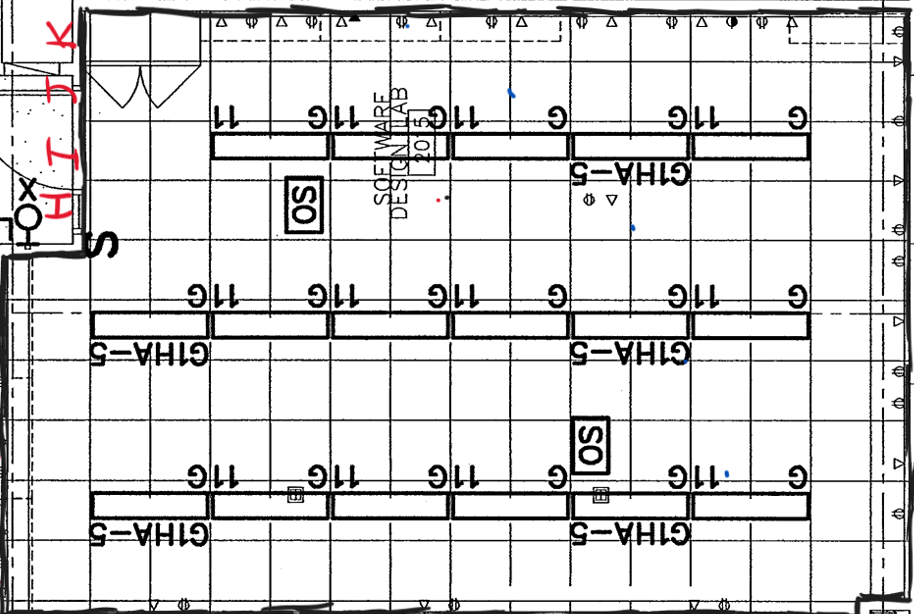
#> input picture Misc/PIR Demo/2015_Blueprint.png, 914 x 614 px, found by its file name
$ python 'Python Zone Overlay.py'
#> lines starting #> are read from the running program, lines starting #| are printed output that depends on the picture
# -*- coding: utf-8 -*-
"""
Created on Mon Jul 24 11:21:15 2023

@author: hyuga
"""

import matplotlib.pyplot as plt
from matplotlib.patches import Polygon
import matplotlib.image as mpimg

def plot_room_with_overlay(room_width, room_height, motion_zones, image_path):
#> called with room_width = 30, room_height = 20
    fig, ax = plt.subplots()

    # Load the image to overlay
    img = mpimg.imread(image_path)
#> img is the input picture: shape (614, 914, 4) float32; mean R, G, B, A 0.845, 0.843, 0.844, 1
    ax.imshow(img, extent=[0, room_width, 0, room_height], alpha=0.5)

    # [7 lines of commented-out code are left out]
    for zone, color in motion_zones:
        if isinstance(zone, Polygon):
            ax.add_patch(zone)
            zone.set_facecolor(color)
            zone.set_alpha(0.5)
        else:
            x, y, width, height = zone
            ax.add_patch(plt.Rectangle((x, y), width, height, color=color, alpha=0.5))

    ax.set_aspect('equal')
    plt.xlabel('X')
    plt.ylabel('Y')
    plt.title('Room Blueprint with Motion Detection Zones and Image Overlay')
    plt.grid(True)
    plt.show()
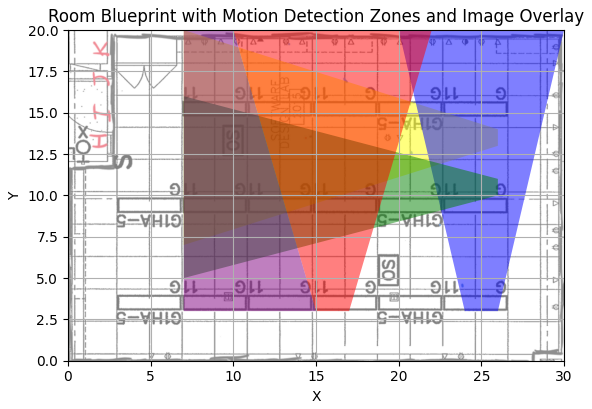
#> figure drawn by matplotlib, 1 panel

# Example usage:
if __name__ == "__main__":
    # Room blueprint dimensions
    room_width = 30
    room_height = 20

    # Motion detection zones defined as (shape, color)
    motion_zones = {
        (Polygon([(10, 20),(15, 3), (7, 3), (7, 20)], closed=True), 'purple'),  #Zone 1
        (Polygon([(17, 3),(15, 3), (10, 20), (22, 20)], closed=True), 'red'),   # Zone 2
        (Polygon([(24, 3),(26,3), (30, 20), (20, 20)], closed=True), 'blue'),  # Zone 3
        (Polygon([(26, 11),(26, 10), (7, 5), (7, 16)], closed=True), 'green'),  # Zone A
        (Polygon([(26, 14),(26, 13), (7, 7), (7, 20)], closed=True), 'yellow')  # Zone B
    }

    # Path to the image file for overlay
    image_path = 'C:/Users/hyuga/OneDrive/Documents/Research/Sensors/PIR Demo/2015_Blueprint.PNG'

    zone_motion_status = [True, False, True, True, False]

    plot_room_with_overlay(room_width, room_height, motion_zones, image_path)
